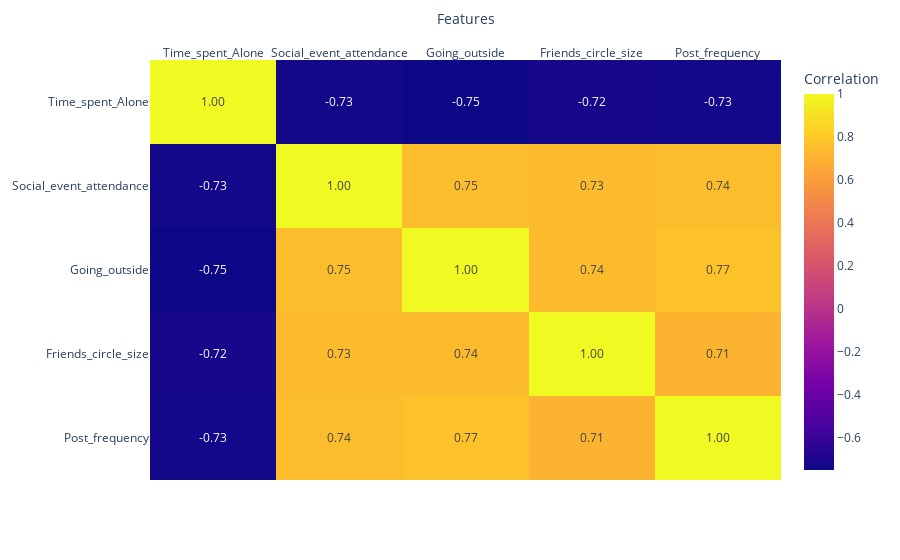

The cell this chart's notebook holds for it:
### Markdown cell above
### Correlation Heatmap

Using the correlation heatmap, we can see that the features with the lowest positive correlation are friend circle size and post frequency. This makes sense as social media participation is not necessarily an introverted nor extroverted activity. It is still a strong correlation, where those with larger friend circle sizes tend to post more to interact with their friends. However, more introverted individuals may have similar rates of post frequency due to activity on larger forums or social media, without necessarily having a large friend circle size. This may explain the presence of outliers in the post frequency boxplot above.

### Code cell
fig = px.imshow(
    ea_df[numericals].corr(),
    labels=dict(x="Features", color="Correlation"),
    x=numericals,
    y=numericals,
    text_auto='.2f',
    aspect="auto"
)
fig.update_xaxes(side="top")
# fig.show()

### Figure 1 — Plotly figure (JSON) as saved in the notebook; plotly's stock layout.template omitted (floating-point values rounded to 4 significant figures)
{"data": [{"coloraxis": "coloraxis", "hovertemplate": "Features: %{x}<br>y: %{y}<br>Correlation: %{z}<extra></extra>", "name": "0", "texttemplate": "%{z:.2f}", "type": "heatmap", "x": ["Time_spent_Alone", "Social_event_attendance", "Going_outside", "Friends_circle_size", "Post_frequency"], "xaxis": "x", "y": ["Time_spent_Alone", "Social_event_attendance", "Going_outside", "Friends_circle_size", "Post_frequency"], "yaxis": "y", "z": [[1.0, -0.733, -0.7508, -0.7172, -0.7326], [-0.733, 1.0, 0.7478, 0.7348, 0.7446], [-0.7508, 0.7478, 1.0, 0.7364, 0.7708], [-0.7172, 0.7348, 0.7364, 1.0, 0.7079], [-0.7326, 0.7446, 0.7708, 0.7079, 1.0]]}], "layout": {"coloraxis": {"colorbar": {"title": {"text": "Correlation"}}, "colorscale": [[0, "#0d0887"], [0.1111, "#46039f"], [0.2222, "#7201a8"], [0.3333, "#9c179e"], [0.4444, "#bd3786"], [0.5556, "#d8576b"], [0.6667, "#ed7953"], [0.7778, "#fb9f3a"], [0.8889, "#fdca26"], [1, "#f0f921"]]}, "margin": {"t": 60}, "xaxis": {"anchor": "y", "domain": [0, 1], "side": "top", "title": {"text": "Features"}}, "yaxis": {"anchor": "x", "autorange": "reversed", "domain": [0, 1]}}}
